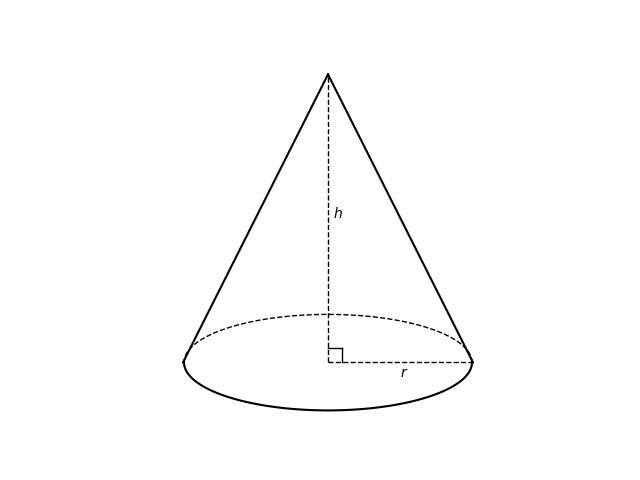

Write the Python code that produced this figure.
import matplotlib.pyplot as plt
import numpy as np

a = 3
b = 1


theta = np.linspace(0, 2*np.pi, 100)
thetaUpper = np.linspace(0, np.pi, 100)
thetaLower = np.linspace(np.pi, 2*np.pi, 100)

x = a * np.cos(theta)
y = b * np.sin(theta)
xLower = a * np.cos(thetaLower)
yLower = b * np.sin(thetaLower)
xUpper = a * np.cos(thetaUpper)
yUpper = b * np.sin(thetaUpper)


plt.plot(xUpper, yUpper, linestyle='dashed', color='black', label='Upper Half', linewidth=1)
plt.plot(xLower, yLower, color='black', label='Lower Half')

plt.plot([0, 3], [0, 0], color='black', linewidth=1, linestyle='dashed')
plt.text(1.5, -0.3, '$r$', color='black')

plt.plot([0, 0], [0, 6], color='black', linewidth=1, linestyle='dashed')
plt.text(0.1, 3, '$h$', color='black')

plt.plot([0, 0.3], [0.3, 0.3], color='black', linewidth=1)
plt.plot([0.3, 0.3], [0, 0.3], color='black', linewidth=1)

plt.plot([-3.02, 0], [0, 6], color='black')
plt.plot([3.02, 0], [0, 6], color='black')

plt.axis('equal')
plt.axis('off')
plt.show()
